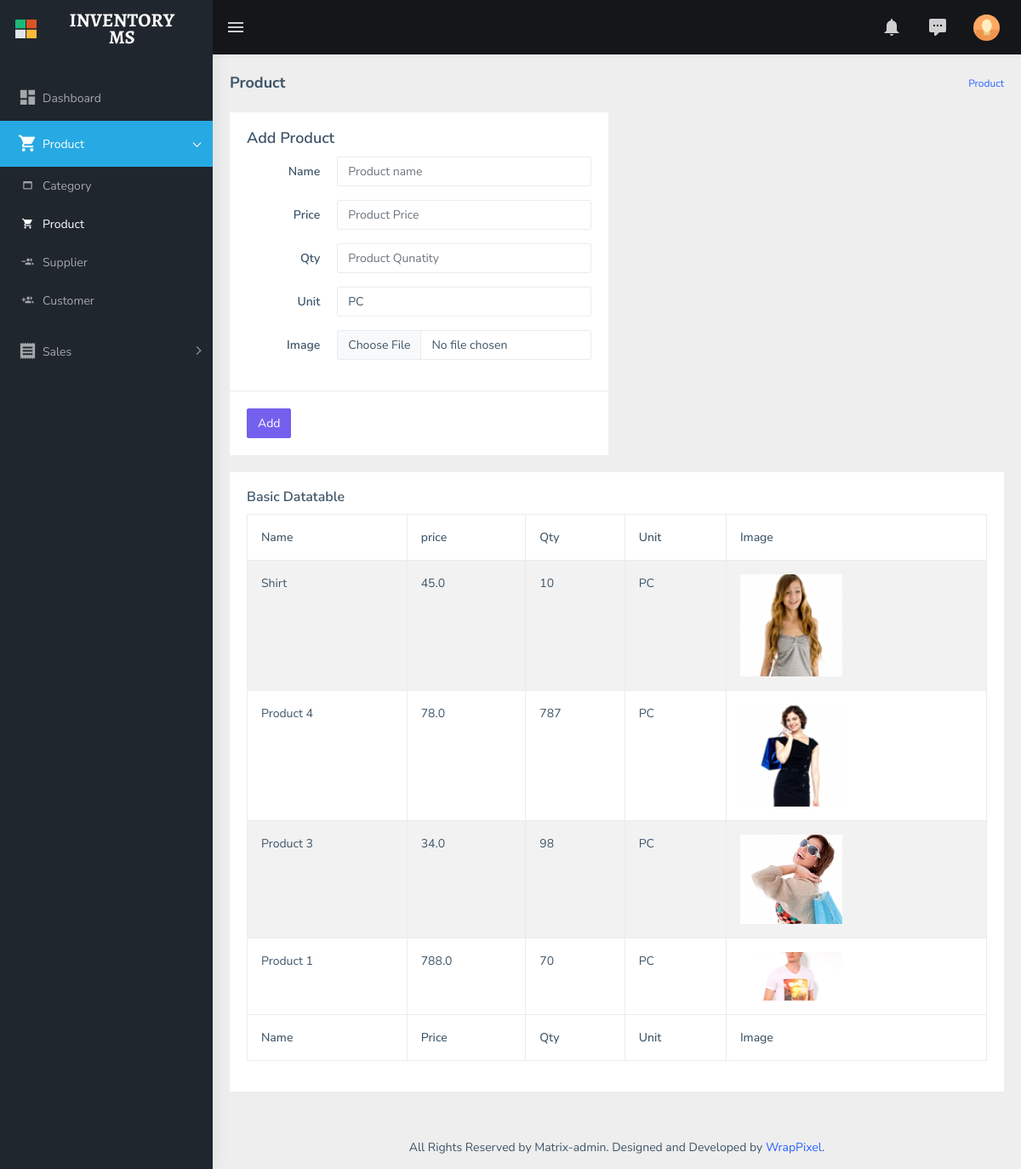
The app's page /product/ (signed in), older data.
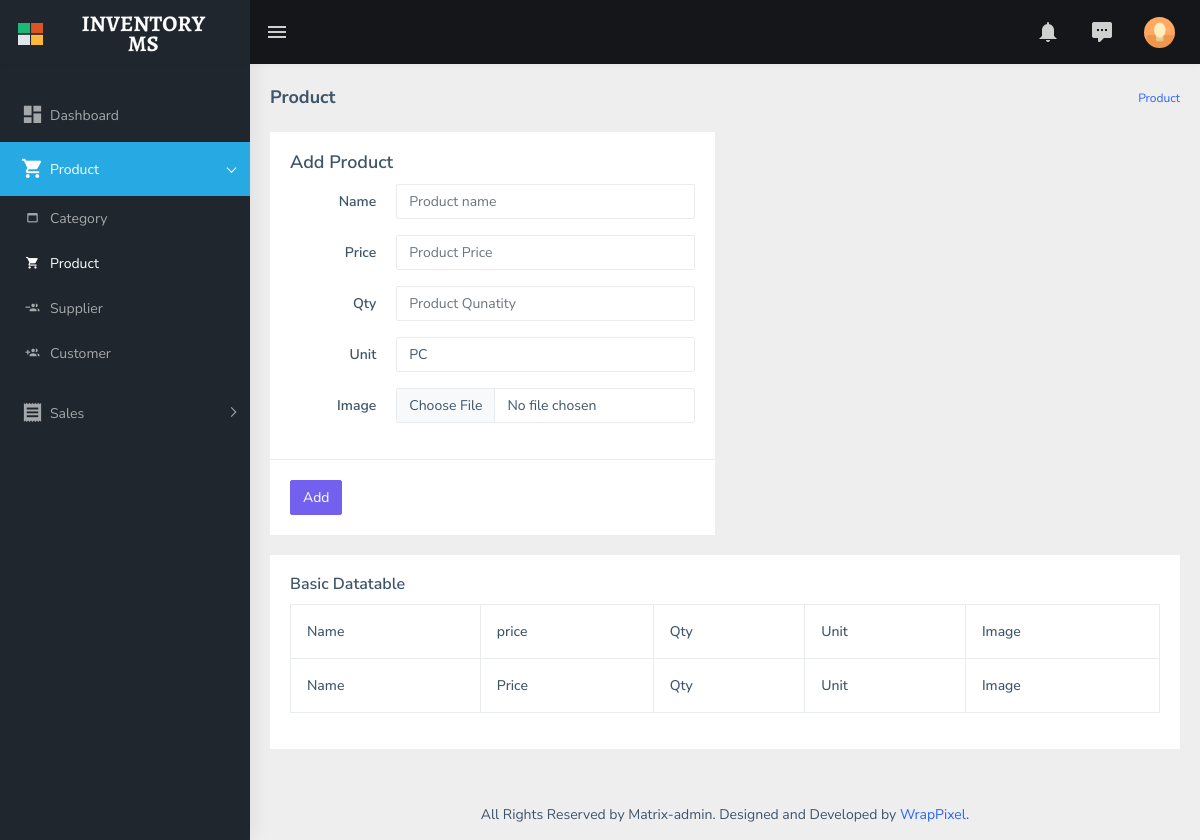
The same page, newer data.
### store/models.py (models this page shows, shortened)
class Product(models.Model):
    name = models.CharField(max_length=55, blank=False, null=False)
    price = models.FloatField(blank=False, null=False)
    qty = models.IntegerField(blank=False, null=False)
    unit = models.CharField(choices=unit, default='PC', max_length=15)
    image = models.ImageField(upload_to='images', blank=True, null=False)

### store/views.py (the view)
# urls.py: path('product/', views.ProductView, name="product"),
@login_required
def ProductView(request):
    if request.method=='POST':
        form = ProductForm(request.POST, request.FILES)
        if form.is_valid():
            form.save()
        return redirect('store:product')
    products = Product.objects.all().order_by('-id')
    context = {
        'products': products
    }
    return render(request, 'product.html', context)

### store/templates/product.html (shortened to what the changed rows need)
{% extends './asset/base.html' %} {% load static %}  {% block content %}
<div class="container-fluid">
    <div class="row">
        <div class="col-12">
          <div class="card">
            <div class="card-body">
              <div class="table-responsive">
                <table
                  id="zero_config"
                  class="table table-striped table-bordered"
                >
                  <thead>
                    <tr>
                      <th>Name</th>
                      <th>price</th>
                      <th>Qty</th>
                      <th>Unit</th>
                      <th>Image</th>
                    </tr>
                  </thead>
                  <tbody>
                    {% for item in products %}
                    <tr>
                      <td>{{item.name}}</td>
                      <td>{{item.price}}</td>
                      <td>{{item.qty}}</td>
                      <td>{{item.unit}}</td>
                      <td>
                        {% if item.image %}<img src="{{item.image.url}}" style="width: 120px" /> {% endif %}
                      </td>
                    </tr>
                    {% endfor %}
                  </tbody>
                  <tfoot>
                    <tr>
                      <th>Name</th>
                      <th>Price</th>
                      <th>Qty</th>
                      <th>Unit</th>
                      <th>Image</th>
                    </tr>
                  </tfoot>
                </table>
              </div>
            </div>
          </div>
        </div>
      </div>
</div>
{% endblock %}

Row changes from the older to the newer data that the page shows:
removed Product: name "Shirt", price "45.0", qty "10", unit "PC", image (picture)
removed Product: name "Product 4", price "78.0", qty "787", unit "PC", image (picture)
removed Product: name "Product 3", price "34.0", qty "98", unit "PC", image (picture)
removed Product: name "Product 1", price "788.0", qty "70", unit "PC", image (picture)
